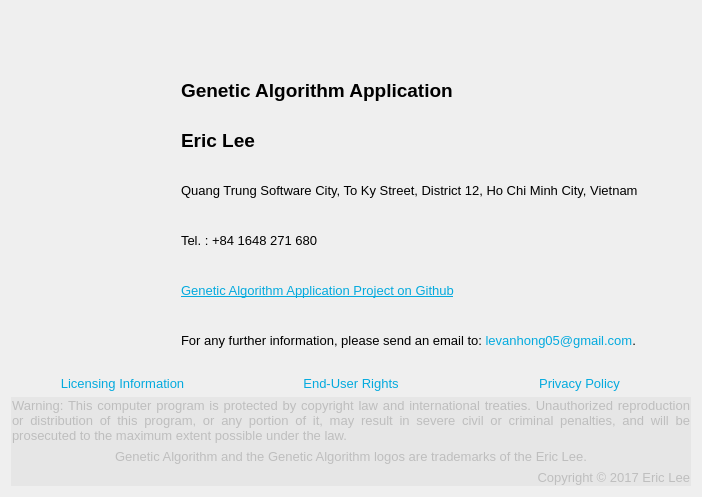
<?xml version="1.0" encoding="UTF-8"?>
<ui version="4.0">
 <class>AboutScreen</class>
 <widget class="QDialog" name="AboutScreen">
  <property name="windowModality">
   <enum>Qt::ApplicationModal</enum>
  </property>
  <property name="geometry">
   <rect>
    <x>0</x>
    <y>0</y>
    <width>702</width>
    <height>497</height>
   </rect>
  </property>
  <property name="windowTitle">
   <string>Genetic Algorithm Application</string>
  </property>
  <property name="windowIcon">
   <iconset resource="gaa_res.qrc">
    <normaloff>:/ga/images/dna.png</normaloff>:/ga/images/dna.png</iconset>
  </property>
  <layout class="QVBoxLayout" name="verticalLayout_6">
   <item>
    <layout class="QVBoxLayout" name="verticalLayout_4">
     <item>
      <layout class="QHBoxLayout" name="horizontalLayout" stretch="0,0">
       <item>
        <widget class="QFrame" name="frmLogo">
         <layout class="QVBoxLayout" name="verticalLayout">
          <property name="spacing">
           <number>0</number>
          </property>
          <property name="leftMargin">
           <number>18</number>
          </property>
          <property name="topMargin">
           <number>9</number>
          </property>
          <property name="rightMargin">
           <number>18</number>
          </property>
          <property name="bottomMargin">
           <number>9</number>
          </property>
          <item>
           <spacer name="verticalSpacer_2">
            <property name="orientation">
             <enum>Qt::Vertical</enum>
            </property>
            <property name="sizeHint" stdset="0">
             <size>
              <width>20</width>
              <height>40</height>
             </size>
            </property>
           </spacer>
          </item>
          <item>
           <widget class="QLabel" name="lblLogo">
            <property name="sizePolicy">
             <sizepolicy hsizetype="Preferred" vsizetype="Preferred">
              <horstretch>0</horstretch>
              <verstretch>0</verstretch>
             </sizepolicy>
            </property>
            <property name="minimumSize">
             <size>
              <width>128</width>
              <height>128</height>
             </size>
            </property>
            <property name="maximumSize">
             <size>
              <width>128</width>
              <height>128</height>
             </size>
            </property>
            <property name="styleSheet">
             <string notr="true"/>
            </property>
            <property name="text">
             <string/>
            </property>
            <property name="pixmap">
             <pixmap resource="gaa_res.qrc">:/ga/images/quality.png</pixmap>
            </property>
            <property name="scaledContents">
             <bool>true</bool>
            </property>
            <property name="alignment">
             <set>Qt::AlignHCenter|Qt::AlignTop</set>
            </property>
           </widget>
          </item>
          <item>
           <spacer name="verticalSpacer">
            <property name="orientation">
             <enum>Qt::Vertical</enum>
            </property>
            <property name="sizeHint" stdset="0">
             <size>
              <width>20</width>
              <height>40</height>
             </size>
            </property>
           </spacer>
          </item>
         </layout>
        </widget>
       </item>
       <item>
        <widget class="QFrame" name="frmInfomation">
         <property name="sizePolicy">
          <sizepolicy hsizetype="Expanding" vsizetype="Preferred">
           <horstretch>0</horstretch>
           <verstretch>0</verstretch>
          </sizepolicy>
         </property>
         <layout class="QVBoxLayout" name="verticalLayout_3" stretch="0,0,0,0,0,0,0">
          <property name="spacing">
           <number>9</number>
          </property>
          <property name="leftMargin">
           <number>0</number>
          </property>
          <item>
           <layout class="QVBoxLayout" name="verticalLayout_2">
            <property name="spacing">
             <number>0</number>
            </property>
            <item>
             <widget class="QLabel" name="lblOwnerLogo">
              <property name="sizePolicy">
               <sizepolicy hsizetype="Preferred" vsizetype="Preferred">
                <horstretch>0</horstretch>
                <verstretch>0</verstretch>
               </sizepolicy>
              </property>
              <property name="minimumSize">
               <size>
                <width>0</width>
                <height>0</height>
               </size>
              </property>
              <property name="maximumSize">
               <size>
                <width>16777215</width>
                <height>16777215</height>
               </size>
              </property>
              <property name="styleSheet">
               <string notr="true"/>
              </property>
              <property name="text">
               <string/>
              </property>
              <property name="pixmap">
               <pixmap resource="gaa_res.qrc">:/ga/images/cover_image.png</pixmap>
              </property>
              <property name="scaledContents">
               <bool>false</bool>
              </property>
              <property name="alignment">
               <set>Qt::AlignCenter</set>
              </property>
              <property name="margin">
               <number>0</number>
              </property>
              <property name="indent">
               <number>-1</number>
              </property>
             </widget>
            </item>
           </layout>
          </item>
          <item>
           <widget class="QFrame" name="frameVersion">
            <layout class="QHBoxLayout" name="horizontalLayout_5">
             <property name="leftMargin">
              <number>0</number>
             </property>
             <property name="topMargin">
              <number>0</number>
             </property>
             <property name="rightMargin">
              <number>0</number>
             </property>
             <property name="bottomMargin">
              <number>0</number>
             </property>
             <item>
              <widget class="QLabel" name="lblAppVersion">
               <property name="sizePolicy">
                <sizepolicy hsizetype="Preferred" vsizetype="Fixed">
                 <horstretch>0</horstretch>
                 <verstretch>0</verstretch>
                </sizepolicy>
               </property>
               <property name="font">
                <font>
                 <pointsize>14</pointsize>
                 <weight>75</weight>
                 <bold>true</bold>
                </font>
               </property>
               <property name="text">
                <string>Genetic Algorithm Application</string>
               </property>
              </widget>
             </item>
            </layout>
           </widget>
          </item>
          <item>
           <widget class="QLabel" name="lblInformation">
            <property name="sizePolicy">
             <sizepolicy hsizetype="Expanding" vsizetype="Preferred">
              <horstretch>0</horstretch>
              <verstretch>0</verstretch>
             </sizepolicy>
            </property>
            <property name="font">
             <font>
              <pointsize>14</pointsize>
              <weight>75</weight>
              <bold>true</bold>
             </font>
            </property>
            <property name="text">
             <string>Eric Lee</string>
            </property>
            <property name="scaledContents">
             <bool>true</bool>
            </property>
            <property name="alignment">
             <set>Qt::AlignJustify|Qt::AlignVCenter</set>
            </property>
            <property name="wordWrap">
             <bool>true</bool>
            </property>
            <property name="openExternalLinks">
             <bool>true</bool>
            </property>
            <property name="textInteractionFlags">
             <set>Qt::TextBrowserInteraction</set>
            </property>
           </widget>
          </item>
          <item>
           <widget class="QLabel" name="label">
            <property name="font">
             <font>
              <pointsize>10</pointsize>
             </font>
            </property>
            <property name="text">
             <string>Quang Trung Software City, To Ky Street, District 12, Ho Chi Minh City, Vietnam</string>
            </property>
            <property name="wordWrap">
             <bool>true</bool>
            </property>
           </widget>
          </item>
          <item>
           <widget class="QLabel" name="label_2">
            <property name="font">
             <font>
              <pointsize>10</pointsize>
             </font>
            </property>
            <property name="text">
             <string>Tel. : +84 1648 271 680</string>
            </property>
           </widget>
          </item>
          <item>
           <widget class="QLabel" name="label_4">
            <property name="font">
             <font>
              <pointsize>10</pointsize>
             </font>
            </property>
            <property name="text">
             <string>&lt;html&gt;&lt;head/&gt;&lt;body&gt;&lt;p&gt;&lt;a href=&quot;https://github.com/levanhong05/GeneticAlgorithm&quot;&gt;&lt;span style=&quot; font-family:'Ubuntu'; text-decoration: underline; color:#04aade;&quot;&gt;Genetic Algorithm Application Project on Github&lt;/span&gt;&lt;/a&gt;&lt;/p&gt;&lt;/body&gt;&lt;/html&gt;</string>
            </property>
           </widget>
          </item>
          <item>
           <widget class="QLabel" name="lblContact">
            <property name="sizePolicy">
             <sizepolicy hsizetype="Expanding" vsizetype="Preferred">
              <horstretch>0</horstretch>
              <verstretch>0</verstretch>
             </sizepolicy>
            </property>
            <property name="font">
             <font>
              <pointsize>10</pointsize>
             </font>
            </property>
            <property name="lineWidth">
             <number>1</number>
            </property>
            <property name="text">
             <string>&lt;html&gt;&lt;body&gt;For any further information, please send an email to: &lt;a href=&quot;mailto:levanhong05@gmail.com&quot;&gt;&lt;span style=&quot; font-family:'Ubuntu'; text-decoration: none; color:#04aade;&quot;&gt;levanhong05@gmail.com&lt;/span&gt;&lt;/a&gt;.&lt;/body&gt;&lt;/html&gt;</string>
            </property>
            <property name="scaledContents">
             <bool>true</bool>
            </property>
            <property name="alignment">
             <set>Qt::AlignJustify|Qt::AlignVCenter</set>
            </property>
            <property name="wordWrap">
             <bool>true</bool>
            </property>
            <property name="openExternalLinks">
             <bool>true</bool>
            </property>
            <property name="textInteractionFlags">
             <set>Qt::TextBrowserInteraction</set>
            </property>
           </widget>
          </item>
         </layout>
        </widget>
       </item>
      </layout>
     </item>
     <item>
      <layout class="QHBoxLayout" name="horizontalLayout_4">
       <property name="topMargin">
        <number>0</number>
       </property>
       <item>
        <widget class="QLabel" name="lblLicensing">
         <property name="font">
          <font>
           <pointsize>10</pointsize>
          </font>
         </property>
         <property name="text">
          <string>&lt;html&gt;&lt;body&gt;&lt;a href=&quot;https://github.com/levanhong05/VietnameseSpeechRecognition&quot;&gt;&lt;span style=&quot; font-family:'Ubuntu'; text-decoration: none; color:#04aade;&quot;&gt;Licensing Information&lt;/span&gt;&lt;/a&gt;&lt;/body&gt;&lt;/html&gt;</string>
         </property>
         <property name="alignment">
          <set>Qt::AlignCenter</set>
         </property>
         <property name="openExternalLinks">
          <bool>false</bool>
         </property>
         <property name="textInteractionFlags">
          <set>Qt::TextBrowserInteraction</set>
         </property>
        </widget>
       </item>
       <item>
        <widget class="QLabel" name="lblEndUserRight">
         <property name="font">
          <font>
           <pointsize>10</pointsize>
          </font>
         </property>
         <property name="text">
          <string>&lt;html&gt;&lt;body&gt;&lt;a href=&quot;https://github.com/levanhong05/VietnameseSpeechRecognition&quot;&gt;&lt;span style=&quot; font-family:'Ubuntu'; text-decoration: none; color:#04aade;&quot;&gt;End-User Rights&lt;/span&gt;&lt;/a&gt;&lt;/body&gt;&lt;/html&gt;</string>
         </property>
         <property name="alignment">
          <set>Qt::AlignCenter</set>
         </property>
         <property name="openExternalLinks">
          <bool>true</bool>
         </property>
         <property name="textInteractionFlags">
          <set>Qt::TextBrowserInteraction</set>
         </property>
        </widget>
       </item>
       <item>
        <widget class="QLabel" name="lblPrivacyPolicy">
         <property name="font">
          <font>
           <pointsize>10</pointsize>
          </font>
         </property>
         <property name="text">
          <string>&lt;html&gt;&lt;body&gt;&lt;a href=&quot;https://github.com/levanhong05/VietnameseSpeechRecognition&quot;&gt;&lt;span style=&quot; font-family:'Ubuntu'; text-decoration: none; color:#04aade;&quot;&gt;Privacy Policy&lt;/span&gt;&lt;/a&gt;&lt;/body&gt;&lt;/html&gt;</string>
         </property>
         <property name="alignment">
          <set>Qt::AlignCenter</set>
         </property>
         <property name="openExternalLinks">
          <bool>true</bool>
         </property>
         <property name="textInteractionFlags">
          <set>Qt::TextBrowserInteraction</set>
         </property>
        </widget>
       </item>
      </layout>
     </item>
     <item>
      <widget class="QFrame" name="frmBottom">
       <property name="styleSheet">
        <string notr="true">background-color: rgb(230, 230, 230)</string>
       </property>
       <layout class="QVBoxLayout" name="verticalLayout_5">
        <property name="leftMargin">
         <number>1</number>
        </property>
        <property name="topMargin">
         <number>1</number>
        </property>
        <property name="rightMargin">
         <number>1</number>
        </property>
        <property name="bottomMargin">
         <number>1</number>
        </property>
        <item>
         <layout class="QVBoxLayout" name="verticalLayout_7">
          <property name="leftMargin">
           <number>0</number>
          </property>
          <property name="topMargin">
           <number>0</number>
          </property>
          <property name="rightMargin">
           <number>0</number>
          </property>
          <property name="bottomMargin">
           <number>0</number>
          </property>
          <item>
           <widget class="QLabel" name="lblWarning">
            <property name="enabled">
             <bool>false</bool>
            </property>
            <property name="font">
             <font>
              <pointsize>10</pointsize>
              <italic>false</italic>
             </font>
            </property>
            <property name="text">
             <string>&lt;html&gt;&lt;body&gt;Warning: This computer program is protected by copyright law and international treaties. Unauthorized reproduction or distribution of this program, or any portion of it, may result in severe civil or criminal penalties, and will be prosecuted to the maximum extent possible under the law.&lt;/body&gt;&lt;/html&gt;</string>
            </property>
            <property name="scaledContents">
             <bool>false</bool>
            </property>
            <property name="alignment">
             <set>Qt::AlignJustify|Qt::AlignVCenter</set>
            </property>
            <property name="wordWrap">
             <bool>true</bool>
            </property>
            <property name="margin">
             <number>2</number>
            </property>
           </widget>
          </item>
         </layout>
        </item>
        <item>
         <layout class="QHBoxLayout" name="horizontalLayout_3">
          <property name="topMargin">
           <number>0</number>
          </property>
          <item>
           <widget class="QLabel" name="lblTrademark">
            <property name="enabled">
             <bool>false</bool>
            </property>
            <property name="font">
             <font>
              <pointsize>10</pointsize>
             </font>
            </property>
            <property name="text">
             <string>&lt;html&gt;&lt;head/&gt;&lt;body&gt;&lt;p&gt;Genetic Algorithm and the Genetic Algorithm logos are trademarks of the Eric Lee.&lt;/p&gt;&lt;/body&gt;&lt;/html&gt;</string>
            </property>
            <property name="alignment">
             <set>Qt::AlignCenter</set>
            </property>
           </widget>
          </item>
         </layout>
        </item>
        <item>
         <layout class="QHBoxLayout" name="horizontalLayout_2">
          <item>
           <widget class="QLabel" name="lblCopyright">
            <property name="enabled">
             <bool>false</bool>
            </property>
            <property name="sizePolicy">
             <sizepolicy hsizetype="Preferred" vsizetype="Fixed">
              <horstretch>0</horstretch>
              <verstretch>0</verstretch>
             </sizepolicy>
            </property>
            <property name="font">
             <font>
              <pointsize>10</pointsize>
             </font>
            </property>
            <property name="text">
             <string>Copyright © 2017 Eric Lee</string>
            </property>
            <property name="alignment">
             <set>Qt::AlignRight|Qt::AlignTrailing|Qt::AlignVCenter</set>
            </property>
           </widget>
          </item>
         </layout>
        </item>
       </layout>
      </widget>
     </item>
    </layout>
   </item>
  </layout>
 </widget>
 <resources>
  <include location="gaa_res.qrc"/>
 </resources>
 <connections/>
</ui>
